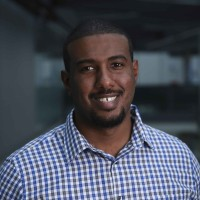
#> input picture images/hassan-sirelkhatim.jpeg, 200 x 200 px
$ python generate_linkedin_images.py
#> lines starting #> are read from the running program, lines starting #| are printed output that depends on the picture; after the words box and inside, x2 and y2 are one past the last pixel; in counts of white or black regions, pixels touching at a corner belong together
#!/usr/bin/env python3
"""
Generate LinkedIn share images for Deep Matters: Foundations conference speakers.
Each image includes: speaker photo, conference logo, affiliation logo, name, and event details.
"""

from PIL import Image, ImageDraw, ImageFont, ImageOps
import json
import os
from pathlib import Path

# Configuration
CONFERENCE_NAME = "Deep Matters: Foundations"
CONFERENCE_DATE = "May 16, 2025"
CONFERENCE_LOCATION = "Imperial College London"
OUTPUT_DIR = "linkedin_images"
IMAGE_WIDTH = 1200
IMAGE_HEIGHT = 627  # LinkedIn recommended size

# Speaker data (extracted from speakers-config.js)
SPEAKERS = {
    "hassan-sirelkhatim": {
        "name": "Hassan Sirelkhatim",
        "affiliation": "NVIDIA",
        "image": "images/hassan-sirelkhatim.jpeg",
        "logo": None  # Add nvidia-logo.png if available
    },
    "peter-coveney": {
        "name": "Prof. Peter Coveney",
        "affiliation": "UCL",
        "image": "images/peter-coveney.jpg",
        "logo": None  # Add ucl-logo.png if available
    },
    "james-gin": {
        "name": "James Gin-Pollock",
        "affiliation": "Orbital Materials",
        "image": "images/james-gin.jpg",
        "logo": None  # Add orbital-logo.png if available
    },
    "kevin-jablonka": {
        "name": "Dr. Kevin Maik Jablonka",
        "affiliation": "University of Jena",
        "image": "images/kevin-jablonka.jpg",
        "logo": None  # Add jena-logo.png if available
    },
    "steven-kench": {
        "name": "Dr. Steven Kench",
        "affiliation": "Polaron",
        "image": "images/steven-kench.jpg",
        "logo": "images/polaron-logo.png"
    },
    "sina-samangooei": {
        "name": "Dr. Sina Samangooei",
        "affiliation": "CuspAI",
        "image": "images/sina-samangooei.jpg",
        "logo": None  # Add cuspai-logo.png if available
    },
    "lei-ge": {
        "name": "Lei Ge",
        "affiliation": "Imperial College London",
        "image": "images/lei-ge.JPG",
        "logo": "images/imperial-logo.png"
    }
}

# Colors (matching website theme)
COLOR_BG = "#ffffff"
COLOR_ACCENT = "#fab22b"
COLOR_TEXT_PRIMARY = "#1f2937"
COLOR_TEXT_SECONDARY = "#6b7280"


def get_font(size, bold=False):
    """Get a font with fallback options."""
    font_paths = [
        "/System/Library/Fonts/Supplemental/Arial.ttf",
        "/System/Library/Fonts/Helvetica.ttc",
        "/Library/Fonts/Arial.ttf",
        "/usr/share/fonts/truetype/dejavu/DejaVuSans.ttf",
    ]
    bold_paths = [
        "/System/Library/Fonts/Supplemental/Arial Bold.ttf",
        "/System/Library/Fonts/Helvetica.ttc",
        "/Library/Fonts/Arial Bold.ttf",
        "/usr/share/fonts/truetype/dejavu/DejaVuSans-Bold.ttf",
    ]

    paths = bold_paths if bold else font_paths
    for path in paths:
        if os.path.exists(path):
            try:
                return ImageFont.truetype(path, size)
            except:
                continue
    return ImageFont.load_default()


def create_circular_thumbnail(image_path, size=300):
    """Create a circular thumbnail from an image."""
    img = Image.open(image_path).convert("RGB")

    # Crop to square from center
    width, height = img.size
    min_dim = min(width, height)
    left = (width - min_dim) // 2
    top = (height - min_dim) // 2
    right = left + min_dim
    bottom = top + min_dim
    img = img.crop((left, top, right, bottom))

    # Resize
    img = img.resize((size, size), Image.LANCZOS)

    # Create circular mask
    mask = Image.new('L', (size, size), 0)
    draw = ImageDraw.Draw(mask)
    draw.ellipse((0, 0, size, size), fill=255)

    # Apply mask
    output = Image.new('RGBA', (size, size), (0, 0, 0, 0))
    output.paste(img, (0, 0))
    output.putalpha(mask)

    return output


def add_border_to_circle(img, border_width=8, border_color="#fab22b"):
    """Add a border around a circular image."""
    size = img.size[0]
    new_size = size + border_width * 2

    # Create new image with border
    bordered = Image.new('RGBA', (new_size, new_size), (0, 0, 0, 0))
    draw = ImageDraw.Draw(bordered)

    # Draw border circle
    draw.ellipse((0, 0, new_size, new_size), fill=border_color)

    # Paste original image in center
    bordered.paste(img, (border_width, border_width), img)

    return bordered


def generate_speaker_image(speaker_id, speaker_data, conference_logo_path="images/logo.png"):
    """Generate a LinkedIn share image for a speaker."""

    # Create canvas
    img = Image.new('RGB', (IMAGE_WIDTH, IMAGE_HEIGHT), COLOR_BG)
    draw = ImageDraw.Draw(img)

    # Add gradient background accent
    for i in range(IMAGE_HEIGHT // 3):
        alpha = int(30 * (1 - i / (IMAGE_HEIGHT // 3)))
        color = f"#{alpha:02x}{alpha:02x}{alpha:02x}"
        draw.rectangle([(0, i), (IMAGE_WIDTH, i + 1)], fill=color)

    # Load and add conference logo (top left)
    try:
        logo = Image.open(conference_logo_path)
        logo_height = 80
        logo_width = int(logo.width * (logo_height / logo.height))
        logo = logo.resize((logo_width, logo_height), Image.LANCZOS)

        # Add white background for logo
        logo_bg = Image.new('RGB', (logo_width + 40, logo_height + 40), COLOR_BG)
        logo_bg.paste(logo, (20, 20), logo if logo.mode == 'RGBA' else None)
        img.paste(logo_bg, (40, 40))
    except Exception as e:
        print(f"Could not load conference logo: {e}")

    # Add speaker photo (centered vertically, left side)
    try:
        speaker_photo = create_circular_thumbnail(speaker_data["image"], size=280)
        speaker_photo = add_border_to_circle(speaker_photo, border_width=6, border_color=COLOR_ACCENT)

        photo_x = 150
        photo_y = (IMAGE_HEIGHT - speaker_photo.height) // 2
        img.paste(speaker_photo, (photo_x, photo_y), speaker_photo)
    except Exception as e:
        print(f"Could not load speaker photo for {speaker_id}: {e}")

    # Right side content area
    right_x = 500

    # Conference details
    font_conference = get_font(32, bold=True)
    font_date = get_font(20)
    font_name = get_font(42, bold=True)
    font_affiliation = get_font(26)

    y_position = 120

    # Conference name
    draw.text((right_x, y_position), CONFERENCE_NAME,
              fill=COLOR_TEXT_PRIMARY, font=font_conference)
    y_position += 45

    # Date and location
    date_text = f"{CONFERENCE_DATE} • {CONFERENCE_LOCATION}"
    draw.text((right_x, y_position), date_text,
              fill=COLOR_TEXT_SECONDARY, font=font_date)
    y_position += 80

    # Accent line
    draw.rectangle([(right_x, y_position), (right_x + 300, y_position + 4)],
                   fill=COLOR_ACCENT)
    y_position += 40

    # Speaker name
    draw.text((right_x, y_position), speaker_data["name"],
              fill=COLOR_TEXT_PRIMARY, font=font_name)
    y_position += 55

    # Affiliation
    draw.text((right_x, y_position), speaker_data["affiliation"],
              fill=COLOR_TEXT_SECONDARY, font=font_affiliation)
    y_position += 50

    # Add affiliation logo if available
    if speaker_data.get("logo") and os.path.exists(speaker_data["logo"]):
        try:
            affiliation_logo = Image.open(speaker_data["logo"])
            logo_height = 50
            logo_width = int(affiliation_logo.width * (logo_height / affiliation_logo.height))
            # Cap width at 200px
            if logo_width > 200:
                logo_width = 200
                logo_height = int(affiliation_logo.height * (logo_width / affiliation_logo.width))

            affiliation_logo = affiliation_logo.resize((logo_width, logo_height), Image.LANCZOS)
            img.paste(affiliation_logo, (right_x, y_position),
                     affiliation_logo if affiliation_logo.mode == 'RGBA' else None)
        except Exception as e:
            print(f"Could not load affiliation logo for {speaker_id}: {e}")

    return img


def main():
    """Generate LinkedIn images for all speakers."""

    # Create output directory
    output_path = Path(OUTPUT_DIR)
    output_path.mkdir(exist_ok=True)

    print(f"Generating LinkedIn share images for {len(SPEAKERS)} speakers...")
    print(f"Output directory: {output_path.absolute()}")

    for speaker_id, speaker_data in SPEAKERS.items():
        try:
            img = generate_speaker_image(speaker_id, speaker_data)
#> in generate_speaker_image, `img = Image.new('RGB', (IMAGE_WIDTH, IMAGE_HEIGHT), COLOR_BG)`: img: PIL image 1200x627 RGB; every value is 255
#> in create_circular_thumbnail, img is the input picture: PIL image 200x200 RGB; mean R, G, B 74.2, 77.8, 89.9
#> in create_circular_thumbnail, `img = img.resize((size, size), Image.LANCZOS)`:
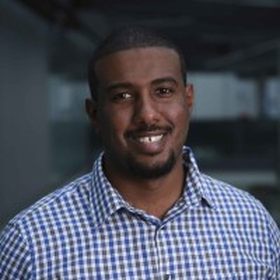
#> img: PIL image 280x280 RGB; mean R, G, B 74.2, 77.8, 89.9
#> in create_circular_thumbnail, `mask = Image.new('L', (size, size), 0)`: mask: PIL image 280x280 L; every value is 0
#> in create_circular_thumbnail, `output = Image.new('RGBA', (size, size), (0, 0, 0, 0))`: output: PIL image 280x280 RGBA; every value is 0
#> in create_circular_thumbnail, `output.putalpha(mask)`:
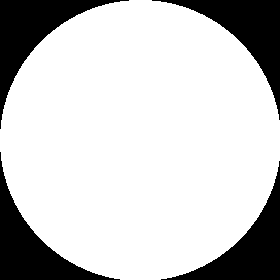
#> mask: PIL image 280x280 L; 79% white; 4 black regions, box (x1, y1, x2, y2) and area: (0, 0, 129, 129) 4243, (152, 0, 280, 120) 4114, (0, 152, 120, 280) 4114, (161, 161, 280, 280) 3986
#> in create_circular_thumbnail, `output.putalpha(mask)`:
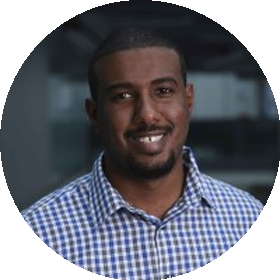
#> output: PIL image 280x280 RGBA; mean R, G, B, A 74.2, 77.8, 89.9, 201.5; transparent parts drawn white
#> in add_border_to_circle, `bordered = Image.new('RGBA', (new_size, new_size), (0, 0, 0, 0))`: bordered: PIL image 292x292 RGBA; every value is 0
#> in add_border_to_circle, `bordered.paste(img, (border_width, border_width), img)`:
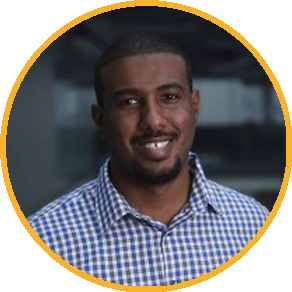
#> bordered: PIL image 292x292 RGBA; mean R, G, B, A 70.4, 67.6, 66.9, 201.3; transparent parts drawn white
#> in generate_speaker_image, `img.paste(speaker_photo, (photo_x, photo_y), speaker_photo)`:
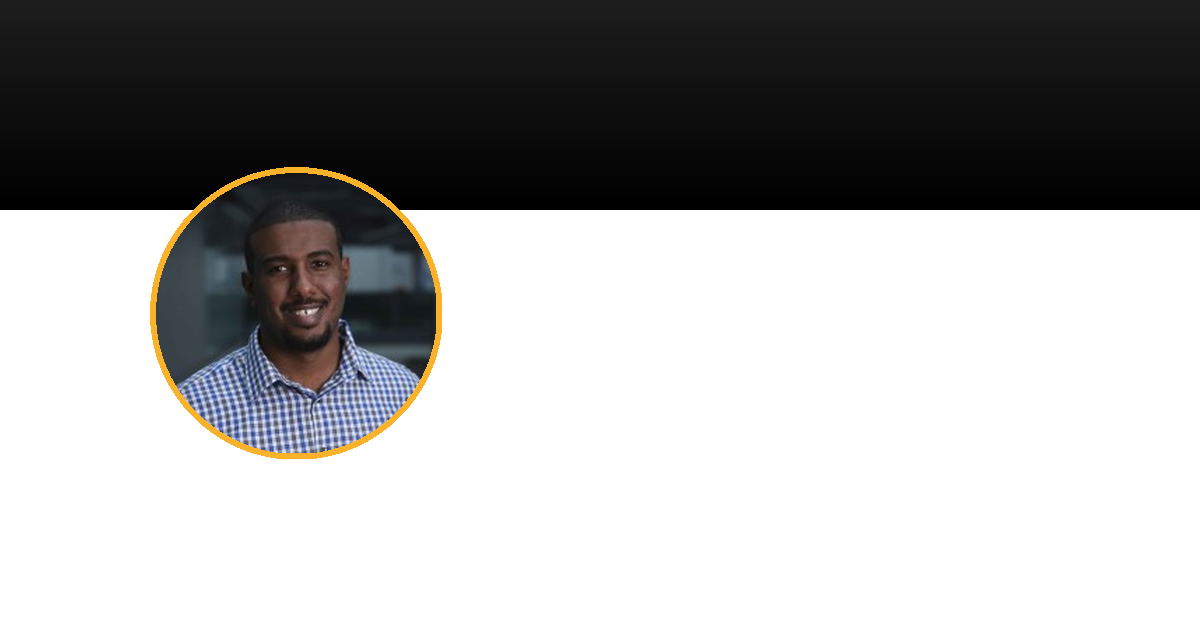
#> img: PIL image 1200x627 RGB; mean R, G, B 161.7, 161.4, 161.3
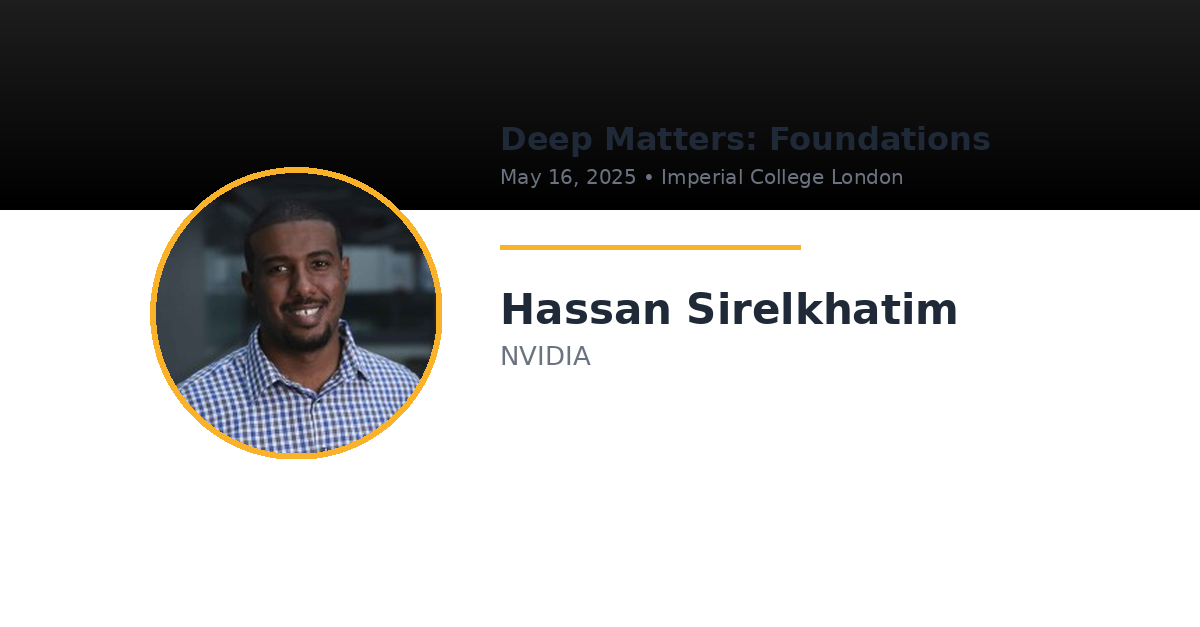
#> img: PIL image 1200x627 RGB; mean R, G, B 160.1, 159.8, 159.7
            output_file = output_path / f"{speaker_id}-linkedin.png"
            img.save(output_file, "PNG", quality=95, optimize=True)
            print(f"✓ Generated: {output_file}")
        except Exception as e:
            print(f"✗ Error generating image for {speaker_id}: {e}")
#> pass 2 of the loop in main, `for speaker_id, speaker_data in SPEAKERS.items():`:
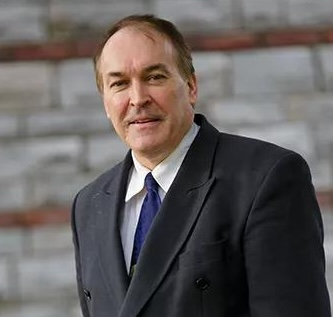
#> input picture images/peter-coveney.jpg, 333 x 317 px
#> in create_circular_thumbnail, img is the input picture: PIL image 333x317 RGB; mean R, G, B 100.3, 94.9, 93.9
#> in add_border_to_circle (call 2), `bordered.paste(img, (border_width, border_width), img)`:
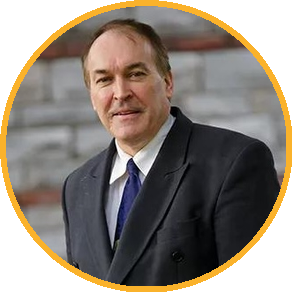
#> bordered: PIL image 292x292 RGBA; mean R, G, B, A 87.3, 78.2, 68.9, 201.3; transparent parts drawn white
#> in main, `img = generate_speaker_image(speaker_id, speaker_data)`:
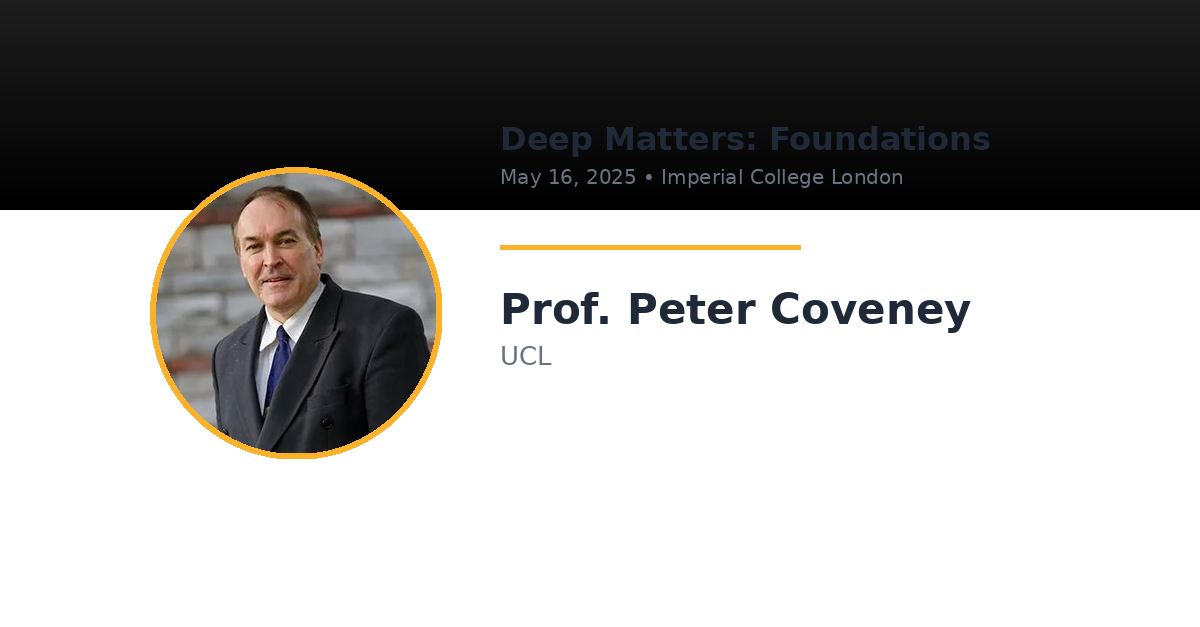
#> img: PIL image 1200x627 RGB; mean R, G, B 162.1, 161.1, 160.1
#> pass 3 of the loop in main, `for speaker_id, speaker_data in SPEAKERS.items():`:
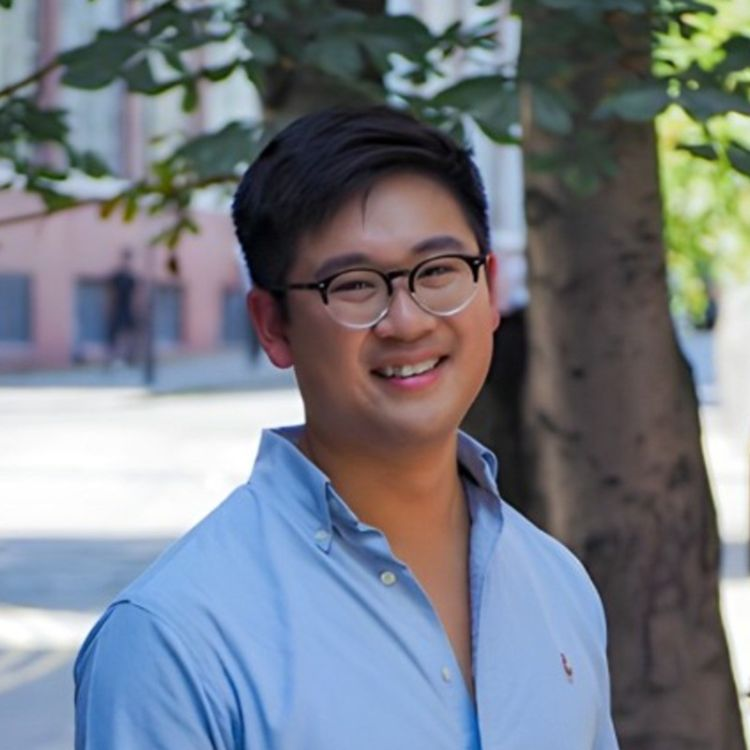
#> input picture images/james-gin.jpg, 750 x 750 px
#> in create_circular_thumbnail, img is the input picture: PIL image 750x750 RGB; mean R, G, B 117.6, 123.9, 133.1
#> in add_border_to_circle (call 3), `bordered.paste(img, (border_width, border_width), img)`:
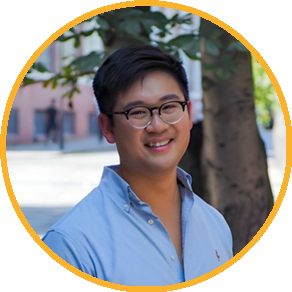
#> bordered: PIL image 292x292 RGBA; mean R, G, B, A 101.5, 99.8, 99.4, 201.3; transparent parts drawn white
#> in main, `img = generate_speaker_image(speaker_id, speaker_data)`:
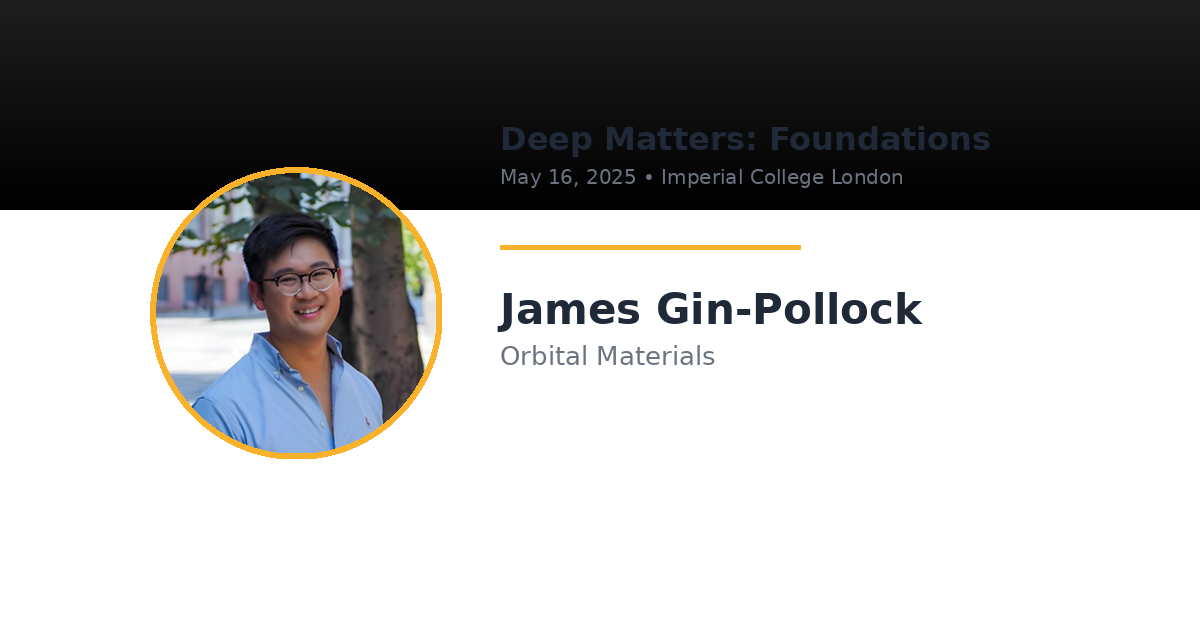
#> img: PIL image 1200x627 RGB; mean R, G, B 163.6, 163.5, 163.4
#> the loop made 7 passes; the first 3 are shown

    print(f"\nDone! Generated {len(SPEAKERS)} images in {OUTPUT_DIR}/")


if __name__ == "__main__":
    main()
